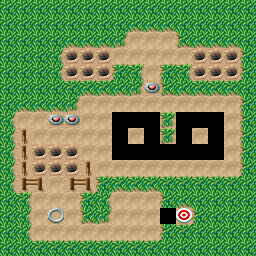

A level layout from a 2D game, rendered from its tile map. Below: a short description, then the map file with tile-grid data replaced by summaries:
An orthogonal 16x16 tile map with 16x16 px tiles, 3 tile layers (Grass, Ground, Wall), 2 tilesets and 81 objects (18x Carrot, player-start, 2_Rotate_Y, 2_Rotate_X, 2_Rotate_1_Y, ...).

<map version="1.10" tiledversion="1.10.1" orientation="orthogonal" renderorder="right-down" width="16" height="16" tilewidth="16" tileheight="16" infinite="0" nextlayerid="183" nextobjectid="658">
 <properties>
  <property name="excalibur" type="bool" value="true" />
 </properties>
 <tileset firstgid="1" name="tileset" tilewidth="16" tileheight="16" tilecount="48" columns="8">
  <image source="1level.png" width="128" height="96" />
 </tileset>
 <tileset firstgid="49" name="tile_finish" tilewidth="16" tileheight="16" tilecount="4" columns="4">
  <image source="tile_finish.png" width="64" height="16" />
  <tile id="0">
   <animation>
    <frame tileid="0" duration="90" />
    <frame tileid="1" duration="90" />
    <frame tileid="2" duration="90" />
    <frame tileid="3" duration="90" />
   </animation>
  </tile>
 </tileset>
 <layer id="156" name="Grass" width="16" height="16">
  <data>[256 cells, 69 non-empty, 1 distinct tile ids]</data>
 </layer>
 <layer id="155" name="Ground" width="16" height="16">
  <data>[256 cells, 97 non-empty, 7 distinct tile ids]</data>
 </layer>
 <objectgroup id="160" name="Camera">
  <object id="592" name="player-start" x="56" y="216">
   <point />
  </object>
 </objectgroup>
 <objectgroup id="161" name="2_Rotate">
  <properties>
   <property name="array" value="2_Rotate_Y=Y,2_Rotate_X=X" />
   <property name="coords" value="10x13" />
   <property name="excalibur" type="bool" value="true" />
   <property name="state" value="X" />
   <property name="x" value="10" />
   <property name="y" value="13" />
  </properties>
  <object id="593" name="2_Rotate_Y" gid="30" x="160" y="224" width="16" height="16" />
  <object id="594" name="2_Rotate_X" gid="29" x="160" y="224" width="16" height="16">
   <properties>
    <property name="CollisionType" value="Passive" />
   </properties>
  </object>
 </objectgroup>
 <objectgroup id="162" name="2_Rotate">
  <properties>
   <property name="array" value="2_Rotate_1_Y=Y,2_Rotate_1_X=X" />
   <property name="coords" value="10x9" />
   <property name="excalibur" type="bool" value="true" />
   <property name="state" value="X" />
   <property name="x" value="10" />
   <property name="y" value="9" />
  </properties>
  <object id="595" name="2_Rotate_1_Y" gid="30" x="160" y="160" width="16" height="16" />
  <object id="596" name="2_Rotate_1_X" gid="29" x="160" y="160" width="16" height="16">
   <properties>
    <property name="CollisionType" value="Passive" />
   </properties>
  </object>
 </objectgroup>
 <objectgroup id="163" name="2_Rotate">
  <properties>
   <property name="array" value="2_Rotate_2_Y=Y,2_Rotate_2_X=X" />
   <property name="coords" value="11x9" />
   <property name="excalibur" type="bool" value="true" />
   <property name="state" value="X" />
   <property name="x" value="11" />
   <property name="y" value="9" />
  </properties>
  <object id="597" name="2_Rotate_2_Y" gid="30" x="176" y="160" width="16" height="16" />
  <object id="598" name="2_Rotate_2_X" gid="29" x="176" y="160" width="16" height="16">
   <properties>
    <property name="CollisionType" value="Passive" />
   </properties>
  </object>
 </objectgroup>
 <objectgroup id="164" name="2_Rotate">
  <properties>
   <property name="array" value="2_Rotate_3_Y=Y,2_Rotate_3_X=X" />
   <property name="coords" value="12x9" />
   <property name="excalibur" type="bool" value="true" />
   <property name="state" value="X" />
   <property name="x" value="12" />
   <property name="y" value="9" />
  </properties>
  <object id="599" name="2_Rotate_3_Y" gid="30" x="192" y="160" width="16" height="16" />
  <object id="600" name="2_Rotate_3_X" gid="29" x="192" y="160" width="16" height="16">
   <properties>
    <property name="CollisionType" value="Passive" />
   </properties>
  </object>
 </objectgroup>
 <objectgroup id="165" name="2_Rotate">
  <properties>
   <property name="array" value="2_Rotate_4_Y=Y,2_Rotate_4_X=X" />
   <property name="coords" value="9x9" />
   <property name="excalibur" type="bool" value="true" />
   <property name="state" value="X" />
   <property name="x" value="9" />
   <property name="y" value="9" />
  </properties>
  <object id="601" name="2_Rotate_4_Y" gid="30" x="144" y="160" width="16" height="16" />
  <object id="602" name="2_Rotate_4_X" gid="29" x="144" y="160" width="16" height="16">
   <properties>
    <property name="CollisionType" value="Passive" />
   </properties>
  </object>
 </objectgroup>
 <objectgroup id="167" name="2_Rotate">
  <properties>
   <property name="array" value="2_Rotate_5_Y=Y,2_Rotate_5_X=X" />
   <property name="coords" value="8x9" />
   <property name="excalibur" type="bool" value="true" />
   <property name="state" value="X" />
   <property name="x" value="8" />
   <property name="y" value="8" />
  </properties>
  <object id="605" name="2_Rotate_5_Y" gid="30" x="128" y="160" width="16" height="16" />
  <object id="606" name="2_Rotate_5_X" gid="29" x="128" y="160" width="16" height="16">
   <properties>
    <property name="CollisionType" value="Passive" />
   </properties>
  </object>
 </objectgroup>
 <objectgroup id="168" name="2_Rotate">
  <properties>
   <property name="array" value="2_Rotate_6_Y=Y,2_Rotate_6_X=X" />
   <property name="coords" value="7x8" />
   <property name="excalibur" type="bool" value="true" />
   <property name="state" value="Y" />
   <property name="x" value="7" />
   <property name="y" value="8" />
  </properties>
  <object id="609" name="2_Rotate_6_X" gid="29" x="112" y="144" width="16" height="16" visible="0" />
  <object id="610" name="2_Rotate_6_Y" gid="30" x="112" y="144" width="16" height="16">
   <properties>
    <property name="CollisionType" value="Passive" />
   </properties>
  </object>
 </objectgroup>
 <objectgroup id="169" name="2_Rotate">
  <properties>
   <property name="array" value="2_Rotate_7_Y=Y,2_Rotate_7_X=X" />
   <property name="coords" value="13x8" />
   <property name="excalibur" type="bool" value="true" />
   <property name="state" value="Y" />
   <property name="x" value="13" />
   <property name="y" value="8" />
  </properties>
  <object id="611" name="2_Rotate_7_X" gid="29" x="208" y="144" width="16" height="16" visible="0" />
  <object id="612" name="2_Rotate_7_Y" gid="30" x="208" y="144" width="16" height="16">
   <properties>
    <property name="CollisionType" value="Passive" />
   </properties>
  </object>
 </objectgroup>
 <objectgroup id="170" name="2_Rotate">
  <properties>
   <property name="array" value="2_Rotate_8_Y=Y,2_Rotate_8_X=X" />
   <property name="coords" value="12x7" />
   <property name="excalibur" type="bool" value="true" />
   <property name="state" value="X" />
   <property name="x" value="12" />
   <property name="y" value="7" />
  </properties>
  <object id="613" name="2_Rotate_8_Y" gid="30" x="192" y="128" width="16" height="16" />
  <object id="614" name="2_Rotate_8_X" gid="29" x="192" y="128" width="16" height="16">
   <properties>
    <property name="CollisionType" value="Passive" />
   </properties>
  </object>
 </objectgroup>
 <objectgroup id="171" name="2_Rotate">
  <properties>
   <property name="array" value="2_Rotate_9_Y=Y,2_Rotate_9_X=X" />
   <property name="coords" value="8x7" />
   <property name="excalibur" type="bool" value="true" />
   <property name="state" value="X" />
   <property name="x" value="8" />
   <property name="y" value="7" />
  </properties>
  <object id="615" name="2_Rotate_9_Y" gid="30" x="128" y="128" width="16" height="16" />
  <object id="616" name="2_Rotate_9_X" gid="29" x="128" y="128" width="16" height="16">
   <properties>
    <property name="CollisionType" value="Passive" />
   </properties>
  </object>
 </objectgroup>
 <objectgroup id="172" name="4_Rotate">
  <properties>
   <property name="array" value="4_Rotate_1_1=1,4_Rotate_1_2=2,4_Rotate_1_3=3,4_Rotate_1_4=4" />
   <property name="coords" value="7x9" />
   <property name="excalibur" type="bool" value="true" />
   <property name="state" value="4" />
   <property name="x" value="7" />
   <property name="y" value="9" />
  </properties>
  <object id="617" name="4_Rotate_1_1" gid="25" x="112" y="160" width="16" height="16" />
  <object id="618" name="4_Rotate_1_2" gid="26" x="112" y="160" width="16" height="16" />
  <object id="619" name="4_Rotate_1_3" gid="27" x="112" y="160" width="16" height="16" />
  <object id="620" name="4_Rotate_1_4" gid="28" x="112" y="160" width="16" height="16">
   <properties>
    <property name="CollisionType" value="Passive" />
   </properties>
  </object>
 </objectgroup>
 <objectgroup id="179" name="4_Rotate">
  <properties>
   <property name="array" value="4_Rotate_8_1=1,4_Rotate_8_2=2,4_Rotate_8_3=3,4_Rotate_8_4=4" />
   <property name="coords" value="11x8" />
   <property name="excalibur" type="bool" value="true" />
   <property name="state" value="4" />
   <property name="x" value="11" />
   <property name="y" value="8" />
  </properties>
  <object id="645" name="4_Rotate_8_1" gid="25" x="176" y="144" width="16" height="16" />
  <object id="646" name="4_Rotate_8_2" gid="26" x="176" y="144" width="16" height="16" />
  <object id="647" name="4_Rotate_8_3" gid="27" x="176" y="144" width="16" height="16" />
  <object id="648" name="4_Rotate_8_4" gid="28" x="176" y="144" width="16" height="16">
   <properties>
    <property name="CollisionType" value="Passive" />
   </properties>
  </object>
 </objectgroup>
 <objectgroup id="173" name="4_Rotate">
  <properties>
   <property name="array" value="4_Rotate_2_1=1,4_Rotate_2_2=2,4_Rotate_2_3=3,4_Rotate_2_4=4" />
   <property name="coords" value="7x7" />
   <property name="excalibur" type="bool" value="true" />
   <property name="state" value="1" />
   <property name="x" value="7" />
   <property name="y" value="7" />
  </properties>
  <object id="622" name="4_Rotate_2_2" gid="26" x="112" y="128" width="16" height="16" />
  <object id="623" name="4_Rotate_2_3" gid="27" x="112" y="128" width="16" height="16" />
  <object id="624" name="4_Rotate_2_4" gid="28" x="112" y="128" width="16" height="16">
   <properties>
    <property name="CollisionType" value="Passive" />
   </properties>
  </object>
  <object id="621" name="4_Rotate_2_1" gid="25" x="112" y="128" width="16" height="16" />
 </objectgroup>
 <objectgroup id="174" name="4_Rotate">
  <properties>
   <property name="array" value="4_Rotate_3_1=1,4_Rotate_3_2=2,4_Rotate_3_3=3,4_Rotate_3_4=4" />
   <property name="coords" value="11x7" />
   <property name="excalibur" type="bool" value="true" />
   <property name="state" value="1" />
   <property name="x" value="11" />
   <property name="y" value="7" />
  </properties>
  <object id="625" name="4_Rotate_3_2" gid="26" x="176" y="128" width="16" height="16" />
  <object id="626" name="4_Rotate_3_3" gid="27" x="176" y="128" width="16" height="16" />
  <object id="627" name="4_Rotate_3_4" gid="28" x="176" y="128" width="16" height="16">
   <properties>
    <property name="CollisionType" value="Passive" />
   </properties>
  </object>
  <object id="628" name="4_Rotate_3_1" gid="25" x="176" y="128" width="16" height="16" />
 </objectgroup>
 <objectgroup id="175" name="4_Rotate">
  <properties>
   <property name="array" value="4_Rotate_4_1=1,4_Rotate_4_2=2,4_Rotate_4_3=3,4_Rotate_4_4=4" />
   <property name="coords" value="9x7" />
   <property name="excalibur" type="bool" value="true" />
   <property name="state" value="2" />
   <property name="x" value="9" />
   <property name="y" value="7" />
  </properties>
  <object id="631" name="4_Rotate_4_4" gid="28" x="144" y="128" width="16" height="16">
   <properties>
    <property name="CollisionType" value="Passive" />
   </properties>
  </object>
  <object id="632" name="4_Rotate_4_1" gid="25" x="144" y="128" width="16" height="16" />
  <object id="630" name="4_Rotate_4_3" gid="27" x="144" y="128" width="16" height="16" />
  <object id="629" name="4_Rotate_4_2" gid="26" x="144" y="128" width="16" height="16" />
 </objectgroup>
 <objectgroup id="176" name="4_Rotate">
  <properties>
   <property name="array" value="4_Rotate_5_1=1,4_Rotate_5_2=2,4_Rotate_5_3=3,4_Rotate_5_4=4" />
   <property name="coords" value="13x7" />
   <property name="excalibur" type="bool" value="true" />
   <property name="state" value="2" />
   <property name="x" value="13" />
   <property name="y" value="7" />
  </properties>
  <object id="633" name="4_Rotate_5_4" gid="28" x="208" y="128" width="16" height="16">
   <properties>
    <property name="CollisionType" value="Passive" />
   </properties>
  </object>
  <object id="634" name="4_Rotate_5_1" gid="25" x="208" y="128" width="16" height="16" />
  <object id="635" name="4_Rotate_5_3" gid="27" x="208" y="128" width="16" height="16" />
  <object id="636" name="4_Rotate_5_2" gid="26" x="208" y="128" width="16" height="16" />
 </objectgroup>
 <objectgroup id="177" name="4_Rotate">
  <properties>
   <property name="array" value="4_Rotate_6_1=1,4_Rotate_6_2=2,4_Rotate_6_3=3,4_Rotate_6_4=4" />
   <property name="coords" value="13x9" />
   <property name="excalibur" type="bool" value="true" />
   <property name="state" value="3" />
   <property name="x" value="13" />
   <property name="y" value="9" />
  </properties>
  <object id="637" name="4_Rotate_6_4" gid="28" x="208" y="160" width="16" height="16">
   <properties>
    <property name="CollisionType" value="Passive" />
   </properties>
  </object>
  <object id="638" name="4_Rotate_6_1" gid="25" x="208" y="160" width="16" height="16" />
  <object id="640" name="4_Rotate_6_2" gid="26" x="208" y="160" width="16" height="16" />
  <object id="639" name="4_Rotate_6_3" gid="27" x="208" y="160" width="16" height="16" />
 </objectgroup>
 <objectgroup id="180" name="RotateButtons">
  <properties>
   <property name="array" value="RotateButton1=false,RotateButton2=true,RotateButton3=false" />
  </properties>
  <object id="649" name="RotateButton3" gid="23" x="64" y="128" width="16" height="16" />
  <object id="650" name="RotateButton2" gid="23" x="48" y="128" width="16" height="16" />
  <object id="651" name="RotateButton1" gid="23" x="144" y="96" width="16" height="16" />
 </objectgroup>
 <objectgroup id="178" name="4_Rotate">
  <properties>
   <property name="array" value="4_Rotate_7_1=1,4_Rotate_7_2=2,4_Rotate_7_3=3,4_Rotate_7_4=4" />
   <property name="coords" value="9x8" />
   <property name="excalibur" type="bool" value="true" />
   <property name="state" value="3" />
   <property name="x" value="9" />
   <property name="y" value="8" />
  </properties>
  <object id="641" name="4_Rotate_7_4" gid="28" x="144" y="144" width="16" height="16">
   <properties>
    <property name="CollisionType" value="Passive" />
   </properties>
  </object>
  <object id="642" name="4_Rotate_7_1" gid="25" x="144" y="144" width="16" height="16" />
  <object id="643" name="4_Rotate_7_2" gid="26" x="144" y="144" width="16" height="16" />
  <object id="644" name="4_Rotate_7_3" gid="27" x="144" y="144" width="16" height="16" />
 </objectgroup>
 <objectgroup id="181" name="Keys">
  <object id="652" name="Key_Yellow" gid="35" x="128" y="224" width="16" height="16">
   <properties>
    <property name="CollisionType" value="Passive" />
   </properties>
  </object>
  <object id="653" name="Key_Red" gid="37" x="192" y="144" width="16" height="16">
   <properties>
    <property name="CollisionType" value="Passive" />
   </properties>
  </object>
  <object id="654" name="Key_Silver" gid="33" x="128" y="144" width="16" height="16">
   <properties>
    <property name="CollisionType" value="Passive" />
   </properties>
  </object>
 </objectgroup>
 <objectgroup id="182" name="Locks">
  <object id="655" name="Lock_Yellow" gid="36" x="48" y="192" width="16" height="16">
   <properties>
    <property name="CollisionType" value="Passive" />
   </properties>
  </object>
  <object id="656" name="Lock_Red" gid="38" x="112" y="64" width="16" height="16">
   <properties>
    <property name="CollisionType" value="Passive" />
   </properties>
  </object>
  <object id="657" name="Lock_Silver" gid="34" x="176" y="64" width="16" height="16">
   <properties>
    <property name="CollisionType" value="Passive" />
   </properties>
  </object>
 </objectgroup>
 <layer id="157" name="Wall" width="16" height="16">
  <data>[256 cells, 80 non-empty, 13 distinct tile ids]</data>
 </layer>
 <objectgroup id="159" name="Finish">
  <object id="591" name="Finish" gid="45" x="176" y="224" width="16" height="16">
   <properties>
    <property name="CollisionType" value="Passive" />
   </properties>
  </object>
 </objectgroup>
 <objectgroup id="158" name="Carrots">
  <object id="572" name="Carrot" gid="20" x="64" y="64" width="16" height="16">
   <properties>
    <property name="CollisionType" value="Passive" />
   </properties>
  </object>
  <object id="573" name="Carrot" gid="20" x="96" y="64" width="16" height="16">
   <properties>
    <property name="CollisionType" value="Passive" />
   </properties>
  </object>
  <object id="574" name="Carrot" gid="20" x="80" y="64" width="16" height="16">
   <properties>
    <property name="CollisionType" value="Passive" />
   </properties>
  </object>
  <object id="575" name="Carrot" gid="20" x="96" y="80" width="16" height="16">
   <properties>
    <property name="CollisionType" value="Passive" />
   </properties>
  </object>
  <object id="576" name="Carrot" gid="20" x="80" y="80" width="16" height="16">
   <properties>
    <property name="CollisionType" value="Passive" />
   </properties>
  </object>
  <object id="577" name="Carrot" gid="20" x="64" y="80" width="16" height="16">
   <properties>
    <property name="CollisionType" value="Passive" />
   </properties>
  </object>
  <object id="578" name="Carrot" gid="20" x="192" y="64" width="16" height="16">
   <properties>
    <property name="CollisionType" value="Passive" />
   </properties>
  </object>
  <object id="579" name="Carrot" gid="20" x="208" y="64" width="16" height="16">
   <properties>
    <property name="CollisionType" value="Passive" />
   </properties>
  </object>
  <object id="580" name="Carrot" gid="20" x="208" y="80" width="16" height="16">
   <properties>
    <property name="CollisionType" value="Passive" />
   </properties>
  </object>
  <object id="581" name="Carrot" gid="20" x="224" y="80" width="16" height="16">
   <properties>
    <property name="CollisionType" value="Passive" />
   </properties>
  </object>
  <object id="582" name="Carrot" gid="20" x="224" y="64" width="16" height="16">
   <properties>
    <property name="CollisionType" value="Passive" />
   </properties>
  </object>
  <object id="583" name="Carrot" gid="20" x="192" y="80" width="16" height="16">
   <properties>
    <property name="CollisionType" value="Passive" />
   </properties>
  </object>
  <object id="584" name="Carrot" gid="20" x="64" y="160" width="16" height="16">
   <properties>
    <property name="CollisionType" value="Passive" />
   </properties>
  </object>
  <object id="585" name="Carrot" gid="20" x="64" y="176" width="16" height="16">
   <properties>
    <property name="CollisionType" value="Passive" />
   </properties>
  </object>
  <object id="586" name="Carrot" gid="20" x="32" y="160" width="16" height="16">
   <properties>
    <property name="CollisionType" value="Passive" />
   </properties>
  </object>
  <object id="587" name="Carrot" gid="20" x="48" y="160" width="16" height="16">
   <properties>
    <property name="CollisionType" value="Passive" />
   </properties>
  </object>
  <object id="588" name="Carrot" gid="20" x="32" y="176" width="16" height="16">
   <properties>
    <property name="CollisionType" value="Passive" />
   </properties>
  </object>
  <object id="589" name="Carrot" gid="20" x="48" y="176" width="16" height="16">
   <properties>
    <property name="CollisionType" value="Passive" />
   </properties>
  </object>
 </objectgroup>
</map>
